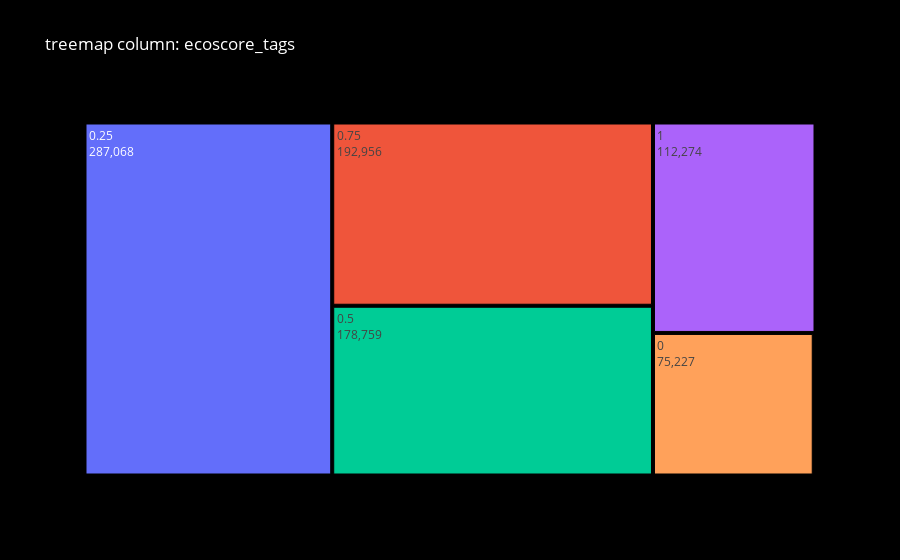
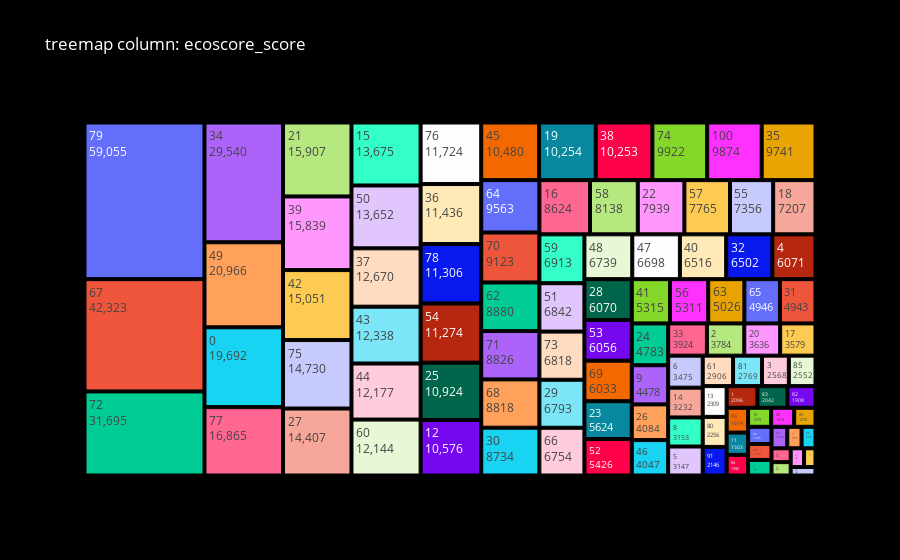
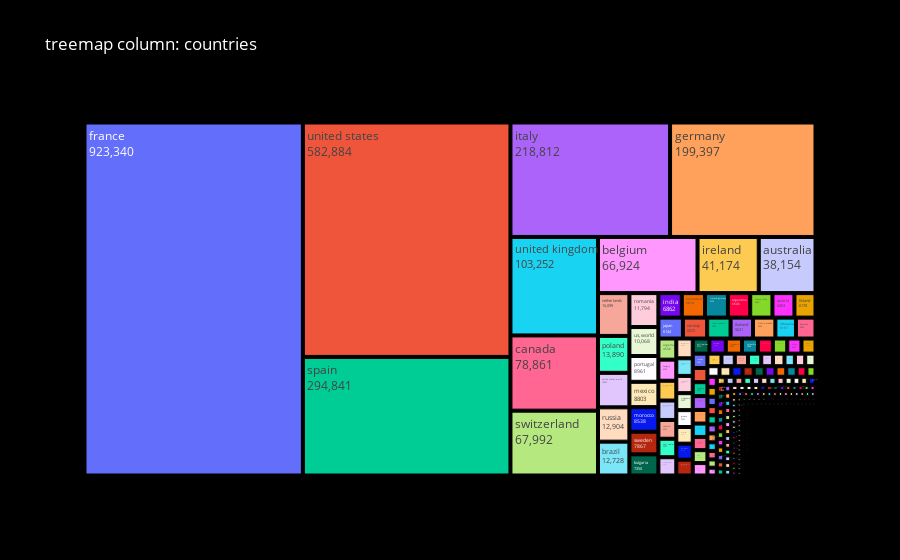
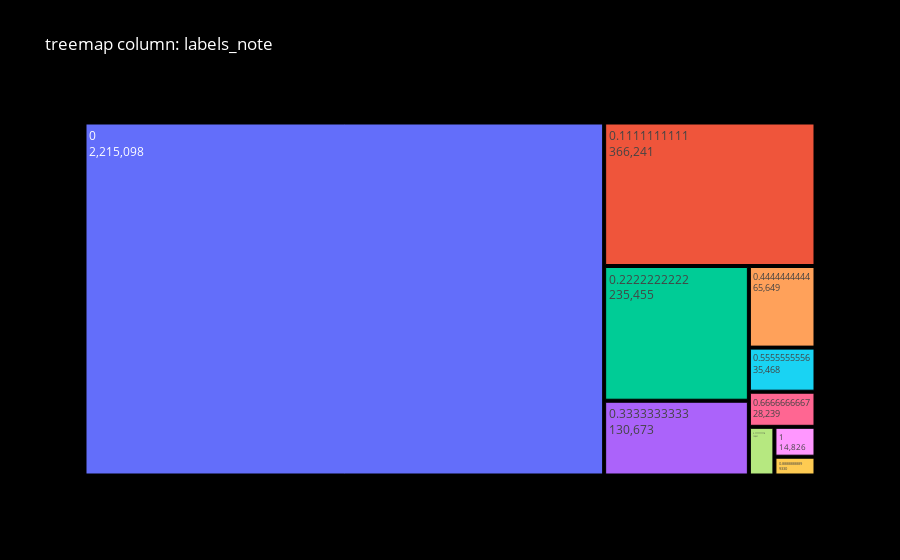

Source (notebook cell) for these figures, in order:
### Code cell
colonnes_a_travailler = ['ecoscore_tags', 'ecoscore_score', 'countries', 'labels_note']  
df = load_jsonl_to_dataframe(file_path)
for column in colonnes_a_travailler:
    create_treemap_for_column(df, column)

### Figure 1 — Plotly figure (JSON) as saved in the notebook; plotly's stock layout.template omitted (floating-point values rounded to 4 significant figures)
{"data": [{"labels": [0.25, 0.75, 0.5, 1, 0, 0.6667, 0.3333], "parents": ["", "", "", "", "", "", ""], "textinfo": "label+value", "type": "treemap", "values": [287068, 192956, 178759, 112274, 75227, 439, 384]}], "layout": {"font": {"color": "white"}, "paper_bgcolor": "black", "plot_bgcolor": "grey", "title": {"text": "treemap column: ecoscore_tags"}}}

### Figure 2 — Plotly figure (JSON) as saved in the notebook; plotly's stock layout.template omitted (floating-point values rounded to 4 significant figures)
{"data": [{"labels": [79, 67, 72, 34, 49, 0, 77, 21, 39, 42, 75, 27, 15, 50, 37, 43, 44, 60, 76, 36, 78, 54, 25, 12, 45, 19, 38, 74, 100, 35, 64, 70, 62, 71, 68, 30, 16, 58, 22, 57, 55, 18, 59, 51, 73, 29, 66, 48, 47, 40, 32, 4, 28, 53, 69, 23, 52, 41, 56, 63, 65, 31, 24, 9, 26, 46, 33, 2, 20, 17, 6, 14, 8, 5, 61, 81, 3, 85, 13, 80, 91, 1, 83, 82, 90, 11, 84, 10, 88, 89, 92, 94, 87, 93, 7, 86, 96, 95, 99, 97, 98, 78.42], "parents": ["", "", "", "", "", "", "", "", "", "", "", "", "", "", "", "", "", "", "", "", "", "", "", "", "", "", "", "", "", "", "", "", "", "", "", "", "", "", "", "", "", "", "", "", "", "", "", "", "", "", "", "", "", "", "", "", "", "", "", "", "", "", "", "", "", "", "", "", "", "", "", "", "", "", "", "", "", "", "", "", "", "", "", "", "", "", "", "", "", "", "", "", "", "", "", "", "", "", "", "", "", ""], "textinfo": "label+value", "type": "treemap", "values": [59055, 42323, 31695, 29540, 20966, 19692, 16865, 15907, 15839, 15051, 14730, 14407, 13675, 13652, 12670, 12338, 12177, 12144, 11724, 11436, 11306, 11274, 10924, 10576, 10480, 10254, 10253, 9922, 9874, 9741, 9563, 9123, 8880, 8826, 8818, 8734, 8624, 8138, 7939, 7765, 7356, 7207, 6913, 6842, 6818, 6793, 6754, 6739, 6698, 6516, 6502, 6071, 6070, 6056, 6033, 5624, 5426, 5315, 5311, 5026, 4946, 4943, 4783, 4478, 4084, 4047, 3924, 3784, 3636, 3579, 3475, 3232, 3153, 3147, 2906, 2769, 2568, 2552, 2309, 2256, 2146, 2096, 2042, 1908, 1674, 1503, 1392, 1379, 1378, 1275, 1266, 1169, 1148, 1065, 965, 941, 833, 806, 786, 672, 660, 1]}], "layout": {"font": {"color": "white"}, "paper_bgcolor": "black", "plot_bgcolor": "grey", "title": {"text": "treemap column: ecoscore_score"}}}

### Figure 3 — Plotly figure (JSON) as saved in the notebook; plotly's stock layout.template omitted (floating-point values rounded to 4 significant figures; data arrays with more than 128 entries replaced by an {"elided": "..."} marker saying what was removed)
{"data": [{"labels": {"elided": "13426 str values"}, "parents": {"elided": "13426 str values"}, "textinfo": "label+value", "type": "treemap", "values": {"elided": "13426 int values"}}], "layout": {"font": {"color": "white"}, "paper_bgcolor": "black", "plot_bgcolor": "grey", "title": {"text": "treemap column: countries"}}}

### Figure 4 — Plotly figure (JSON) as saved in the notebook; plotly's stock layout.template omitted (floating-point values rounded to 4 significant figures)
{"data": [{"labels": [0, 0.1111, 0.2222, 0.3333, 0.4444, 0.5556, 0.6667, 0.7778, 1, 0.8889], "parents": ["", "", "", "", "", "", "", "", "", ""], "textinfo": "label+value", "type": "treemap", "values": [2215098, 366241, 235455, 130673, 65649, 35468, 28239, 15021, 14826, 9330]}], "layout": {"font": {"color": "white"}, "paper_bgcolor": "black", "plot_bgcolor": "grey", "title": {"text": "treemap column: labels_note"}}}
